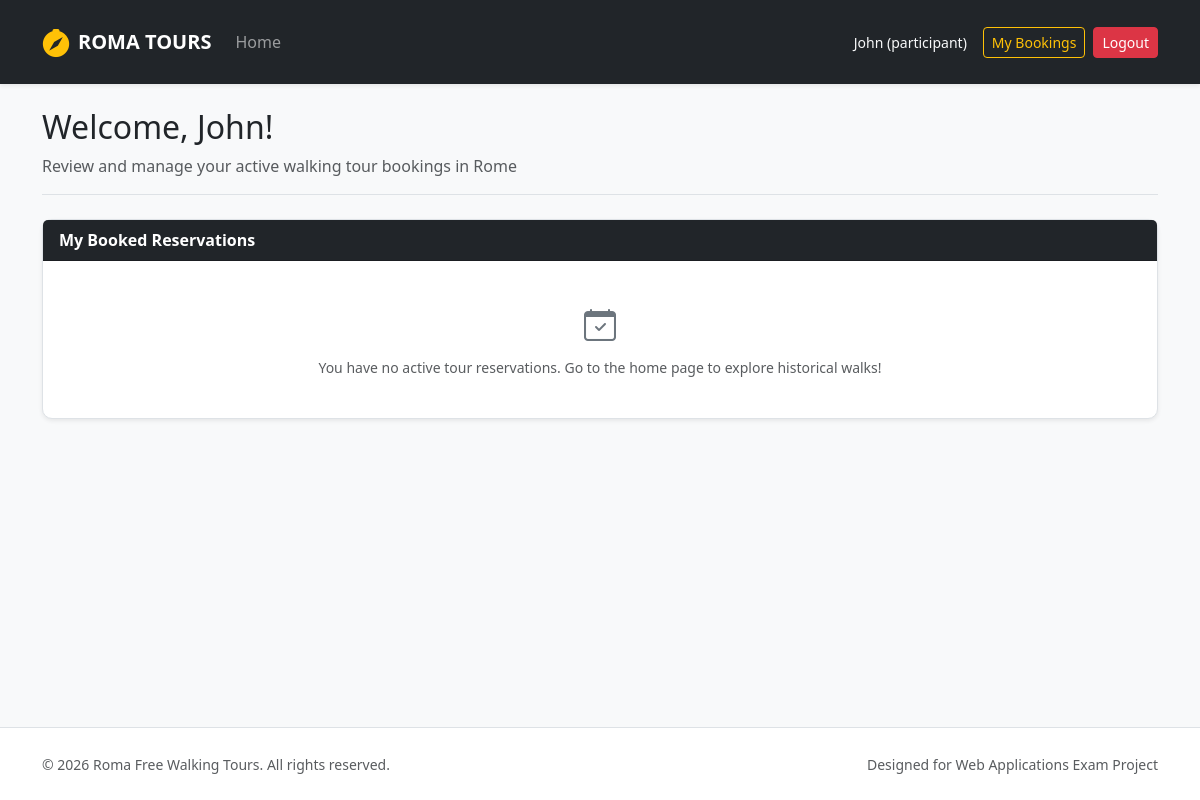
/participant/profile (signed in), run on an earlier commit of the app's database.
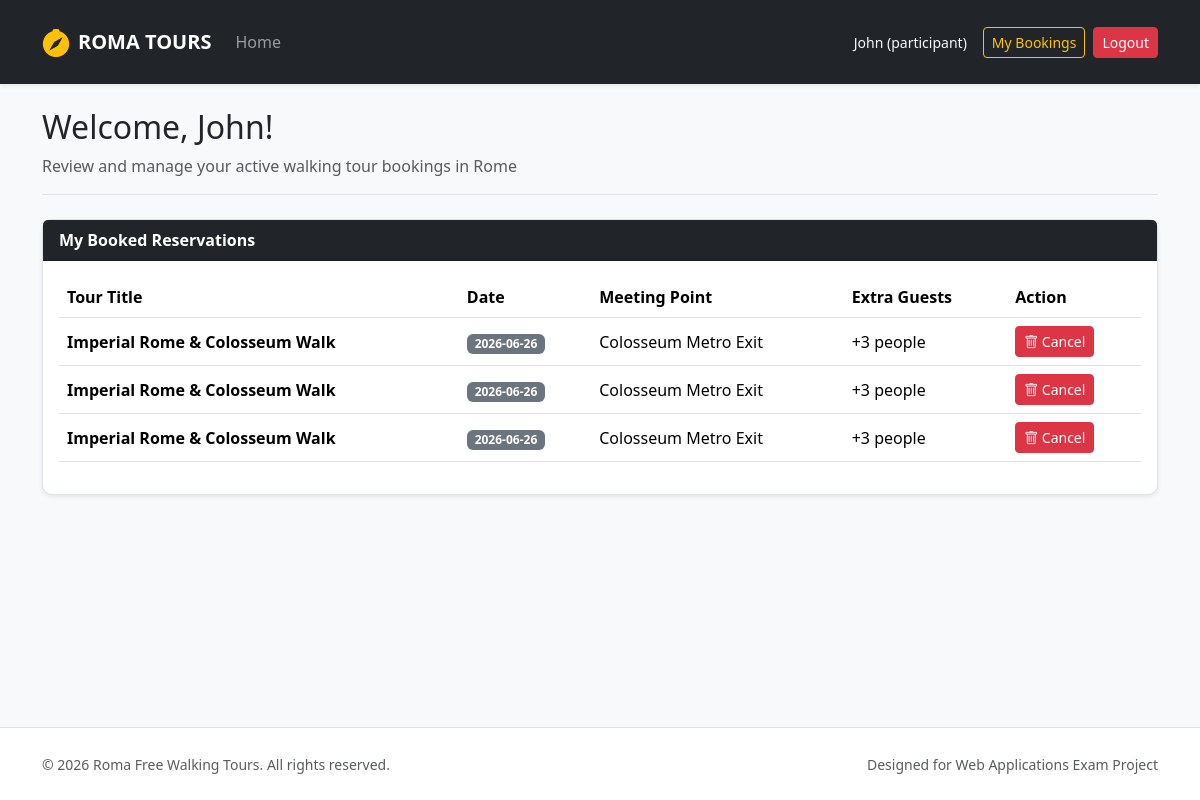
And on a later commit of the database.
### tables this page shows
CREATE TABLE users (
            id INTEGER PRIMARY KEY AUTOINCREMENT,
            name TEXT NOT NULL,
            surname TEXT NOT NULL,
            email TEXT UNIQUE NOT NULL,
            password TEXT NOT NULL,
            role TEXT CHECK(role IN ('guide', 'participant', 'administrator')) NOT NULL,
            languages TEXT
        );

CREATE TABLE reservations (
            id INTEGER PRIMARY KEY AUTOINCREMENT,
            tour_id INTEGER NOT NULL,
            participant_id INTEGER NOT NULL,
            tour_date TEXT NOT NULL,
            additional_count INTEGER DEFAULT 0,
            additional_names TEXT,
            FOREIGN KEY (tour_id) REFERENCES tours(id) ON DELETE CASCADE,
            FOREIGN KEY (participant_id) REFERENCES users(id) ON DELETE CASCADE
        );

CREATE TABLE tours (
            id INTEGER PRIMARY KEY AUTOINCREMENT,
            guide_id INTEGER NOT NULL,
            title TEXT NOT NULL,
            meeting_point TEXT NOT NULL,
            duration INTEGER NOT NULL,
            language TEXT NOT NULL,
            max_participants INTEGER NOT NULL,
            description TEXT NOT NULL,
            stops TEXT NOT NULL,
            photos TEXT NOT NULL,
            FOREIGN KEY (guide_id) REFERENCES users(id) ON DELETE CASCADE
        );

### routes/auth_routes.py (the view)
@auth_bp.route("/participant/profile")
@login_required
@participant_required
def profile_participant():
    from dao.reservations_dao import get_participant_reservations
    my_bookings = get_participant_reservations(current_user.id)
    return render_template("profile_participant.html", bookings=my_bookings)

### app.py (called while the page is built)
@login_manager.user_loader
def load_user(user_id):
    db_user = get_user_by_id(user_id)
    if db_user:
        return User(
            id=db_user["id"], name=db_user["name"], surname=db_user["surname"],
            email=db_user["email"], role=db_user["role"], languages=db_user["languages"]
        )
    return None

### dao/reservations_dao.py (called while the page is built)
def get_participant_reservations(p_part_id):
    query = """
        SELECT r.id as res_id, r.tour_date, r.additional_count, t.title, t.meeting_point
        FROM reservations r
        JOIN tours t ON r.tour_id = t.id
        WHERE r.participant_id = ?
    """
    import sqlite3
    conn = sqlite3.connect("roma_tours.db")
    conn.row_factory = sqlite3.Row
    cursor = conn.cursor()
    cursor.execute(query, (p_part_id,))
    res = cursor.fetchall()
    cursor.close()
    conn.close()
    return res

### dao/users_dao.py (called while the page is built)
def get_user_by_id(p_id):
    query = "SELECT * FROM users WHERE id = ?"
    conn = sqlite3.connect("roma_tours.db")
    conn.row_factory = sqlite3.Row
    cursor = conn.cursor()
    cursor.execute(query, (p_id,))
    db_user = cursor.fetchone()
    cursor.close()
    conn.close()
    return db_user

### routes/auth_routes.py (called while the page is built)
def participant_required(f):
    @wraps(f)
    def decorated_function(*args, **kwargs):
        if not current_user.is_authenticated or current_user.role != 'participant':
            flash("Only participants can access this page.", "danger")
            return redirect(url_for("home"))
        return f(*args, **kwargs)
    return decorated_function

### templates/profile_participant.html (shortened to what this page needs)
{% extends 'base.html' %}
{% block content %}
<div class="col-12">
  <div class="mb-4 border-bottom pb-3">
    <h2>Welcome, {{ current_user.name }}!</h2>
    <p class="text-muted mb-0">Review and manage your active walking tour bookings in Rome</p>
  </div>
  <div class="card shadow-sm border">
    <div class="card-header bg-dark text-white fw-bold">My Booked Reservations</div>
    <div class="card-body">
      {% if bookings %}
      <div class="table-responsive">
        <table class="table table-hover align-middle">
          <thead>
            <tr>
              <th>Tour Title</th>
              <th>Date</th>
              <th>Meeting Point</th>
              <th>Extra Guests</th>
              <th>Action</th>
            </tr>
          </thead>
          <tbody>
            {% for b in bookings %}
            <tr>
              <td><strong>{{ b.title }}</strong></td>
              <td><span class="badge bg-secondary">{{ b.tour_date }}</span></td>
              <td>{{ b.meeting_point }}</td>
              <td>+{{ b.additional_count }} people</td>
              <td>
                <form action="{{ url_for('participant.cancel_booking', res_id=b.res_id) }}" method="POST" onsubmit="return confirm('Are you sure you want to cancel this booking?');">
                  <button type="submit" class="btn btn-danger btn-sm"><i class="bi bi-trash"></i> Cancel</button>
                </form>
              </td>
            </tr>
            {% endfor %}
          </tbody>
        </table>
      </div>
      {% else %}
      <div class="py-4 text-center text-muted">
         <i class="bi bi-calendar-check fs-2 mb-2 d-block text-secondary"></i>
         <p class="mb-0 small">You have no active tour reservations. Go to the home page to explore historical walks!</p>
      </div>
      {% endif %}
    </div>
  </div>
</div>
{% endblock %}

### templates/base.html (shortened to what this page needs)
<!DOCTYPE html>
<html lang="en">
<head>
  <link href="https://cdn.jsdelivr.net/npm/bootstrap@5.3.2/dist/css/bootstrap.min.css" rel="stylesheet">
  <link rel="stylesheet" href="https://cdn.jsdelivr.net/npm/bootstrap-icons@1.11.3/font/bootstrap-icons.min.css">
  <link rel="stylesheet" href="{{ url_for('static', filename='css/styles.css') }}">
</head>
<body class="d-flex flex-column min-vh-100">
  <nav class="navbar navbar-expand-lg navbar-dark bg-dark shadow-sm py-3 mb-4">
    <div class="container">
      <a class="navbar-brand d-flex align-items-center fw-bold text-uppercase tracking-wider" href="{{ url_for('home') }}">
        <i class="bi bi-compass-fill me-2 text-warning fs-3"></i> Roma Tours
      </a>
      <div class="collapse navbar-collapse" id="mainNav">
        <ul class="navbar-nav me-auto mb-2 mb-lg-0">
          <li class="nav-item">
            <a class="nav-link {% if request.endpoint == 'home' %}active{% endif %}" href="{{ url_for('home') }}">Home</a>
          </li>
        </ul>
        <div class="d-flex align-items-center gap-2">
          {% if current_user.is_authenticated %}
            <span class="text-light me-2 small">
               {{ current_user.name }} ({{ current_user.role }})
            </span>
            {% if current_user.role == 'administrator' %}
              <a href="{{ url_for('auth.profile_admin') }}" class="btn btn-outline-warning btn-sm">Admin Dashboard</a>
            {% elif current_user.role == 'guide' %}
              <a href="{{ url_for('auth.profile_guide') }}" class="btn btn-outline-warning btn-sm">Guide Profile</a>
            {% else %}
              <a href="{{ url_for('auth.profile_participant') }}" class="btn btn-outline-warning btn-sm">My Bookings</a>
            {% endif %}
            <a href="{{ url_for('auth.logout') }}" class="btn btn-danger btn-sm">Logout</a>
          {% endif %}
        </div>
      </div>
    </div>
  </nav>
  <div class="container flex-grow-1">
    <div class="row g-4">
      {% block content %}
      {% endblock %}
    </div>
  </div>
  <footer class="mt-auto border-top bg-white">
    <div class="container py-4">
      <div class="row align-items-center">
        <div class="col-12 col-md-6 text-center text-md-start">
          <span class="text-body-secondary small">© 2026 Roma Free Walking Tours. All rights reserved.</span>
        </div>
        <div class="col-12 col-md-6 text-center text-md-end mt-2 mt-md-0">
          <span class="text-muted small">Designed for Web Applications Exam Project</span>
        </div>
      </div>
    </div>
  </footer>
</body>
</html>

### static/css/styles.css (style rules this page uses)
body { background-color: #f8f9fa; font-family: 'Segoe UI', Tahoma, Geneva, Verdana, sans-serif; }
.card { border: none; border-radius: 10px; transition: transform 0.2s ease, box-shadow 0.2s ease; }
footer { background-color: #ffffff; }

What changed in the data, as far as the page shows it:
added reservations: title "Imperial Rome & Colosseum Walk", tour_date "2026-06-26", meeting_point "Colosseum Metro Exit", additional_count "3"
added reservations: title "Imperial Rome & Colosseum Walk", tour_date "2026-06-26", meeting_point "Colosseum Metro Exit", additional_count "3"
added reservations: title "Imperial Rome & Colosseum Walk", tour_date "2026-06-26", meeting_point "Colosseum Metro Exit", additional_count "3"
Also different on the page:
text no longer shown: "You have no active tour reservations. Go to the home page to explore historical walks!"
text now shown: "Tour Title Date Meeting Point Extra Guests Action"
